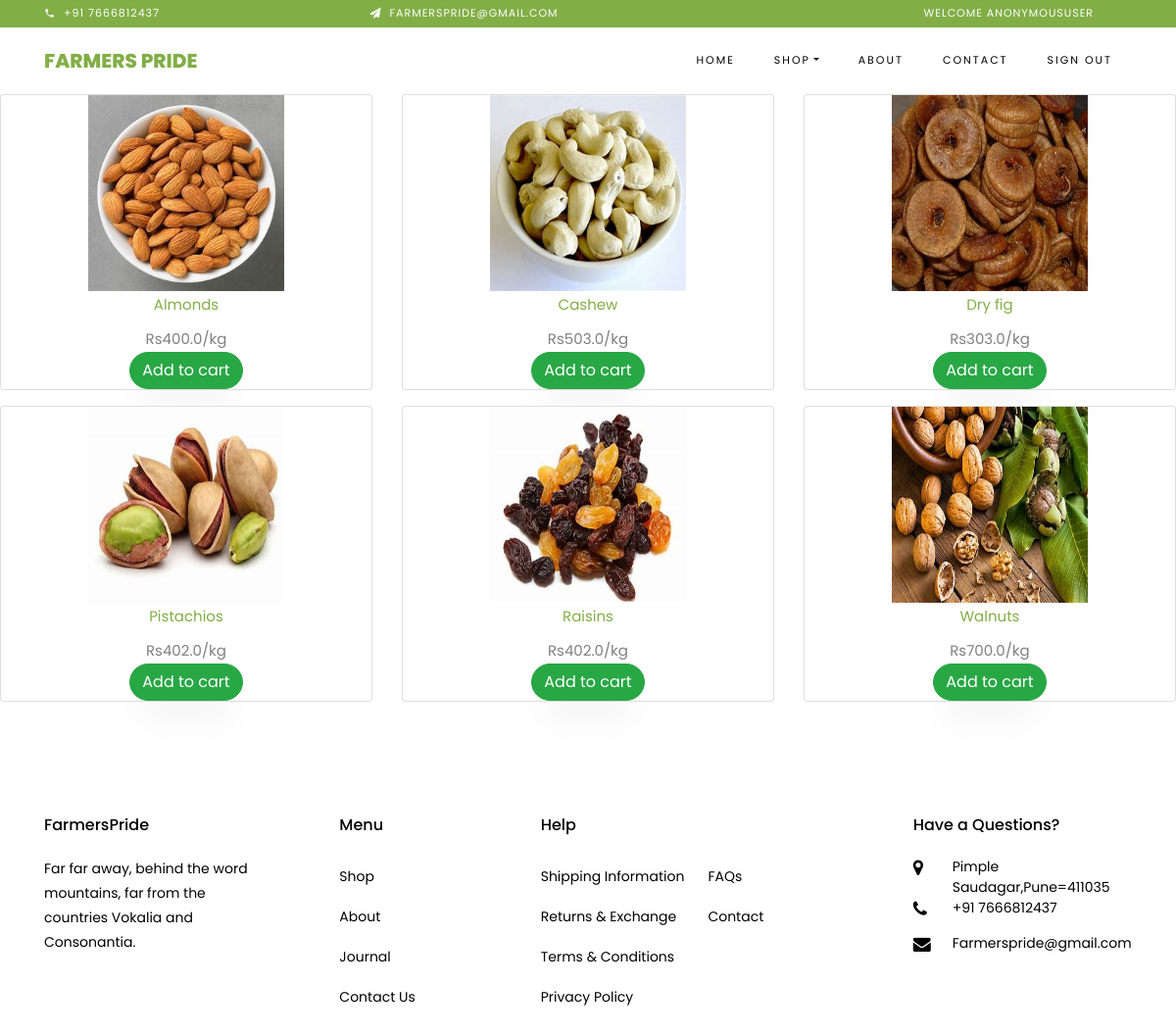
Screenshot of /showproducts/dryfruits with the database file from the repository.
### shop/models.py (models this page shows, shortened)
class Product(models.Model):
    product_name=models.CharField(max_length=20,unique=True)
    price=models.FloatField()
    images=models.ImageField(upload_to='images')
    stock=models.IntegerField()
    is_avialable=models.BooleanField(default=True)
    category=models.ForeignKey(Category,on_delete=models.CASCADE)
    created_date=models.DateTimeField(auto_now_add=True)
    modified_date=models.DateTimeField(auto_now=True)
    slug = models.SlugField(max_length=200, unique=True)

### shop/views.py (the view)
# urls.py: path('showproducts/<slug:category>', showproducts),
def showproducts(request, category=None):
    if category:
        categories = get_object_or_404(Category, slug=category)
        product1 = Product.objects.all()
        product = product1.filter(category=categories)
        return render(request, 'Product_details.html', {'product': product})

### templates/Product_details.html
{% extends './base.html'%}
{% block content %}
{% load static %}
<div class="row" style="text-align: center;">
    {% for p in product %}
	<div class="col-sm-4">
		<figure class="card card-product-grid">
			<div class="img-wrap" >
				<a href="{{ p.get_url }}"><img src="{{ p.images.url }}" style="height:200px;width:200px;"></a>
			</div>
			<figcaption class="info-wrap">
				<div class="fix-height">
					<a href="{{ p.get_url }}" class="title">{{ p.product_name }}</a>
					<div class="price-wrap mt-2">
						<span class="price">Rs{{ p.price }}/kg</span>
					</div>
				</div>
				<a href="/add_cart/{{p.id}}" class="btn btn-success">Add to cart </a>
			</figcaption>
		</figure>
	</div>
    {% endfor %}
</div>
{% endblock %}

### rows the page displays
Product: images (picture), product_name "Almonds", price "400.0"
Product: images (picture), product_name "Cashew", price "503.0"
Product: images (picture), product_name "Dry fig", price "303.0"
Product: images (picture), product_name "Pistachios", price "402.0"
Product: images (picture), product_name "Raisins", price "402.0"
Product: images (picture), product_name "Walnuts", price "700.0"

### other values shown
{{ user }} "ANONYMOUSUSER"
